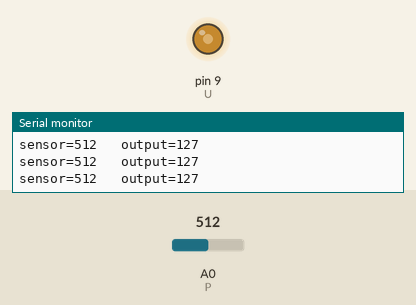
A sketch run on a simulated Arduino Uno, built with avr-gcc and run on an emulated ATmega328P. On the bench: output pins drawn as LEDs (lit = HIGH), the last lines printed to the serial monitor. The inputs (shaded band) are chosen by the test bench; at power-on: A0 (P) = 512.

Above: at 1.2 s.
1.3 s: A0 (P) set to 106
At 1.9 s:
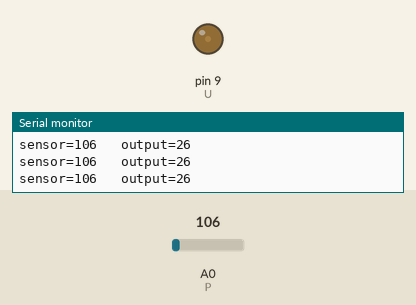
2.8 s: A0 (P) set to 90
At 3.3 s:
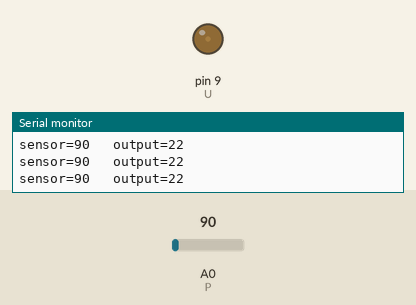
5.8 s: A0 (P) set to 0
At 6.6 s:
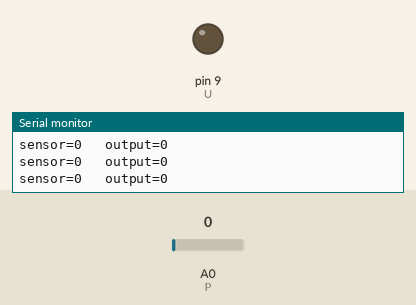
7.3 s: A0 (P) set to 8
At 7.7 s:
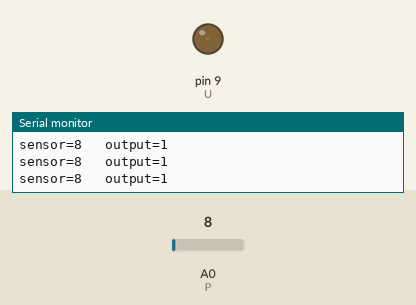
8.8 s: A0 (P) set to 11
At 9.9 s:
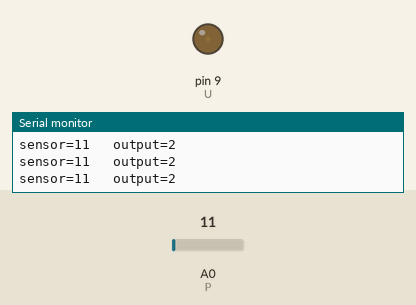
11.8 s: A0 (P) set to 716
At 12.9 s:
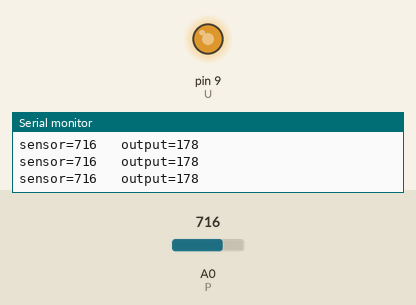
Timing chart, 0 to 14.3 s (numbered marks = the images above; inputs shaded):
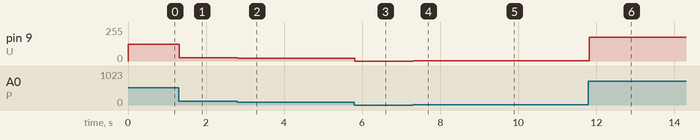

Measured:
- after the input at 1.3 s, pin 9 (U): 127/255 → 26/255 at once
- after the input at 2.8 s, pin 9 (U): 26/255 → 22/255 at once
- after the input at 5.8 s, pin 9 (U): 22/255 → 0/255 at once
- after the input at 7.3 s, pin 9 (U): 0/255 → 1/255 at once
- after the input at 8.8 s, pin 9 (U): 1/255 → 2/255 at once
- after the input at 11.8 s, pin 9 (U): 2/255 → 178/255 at once

The sketch:

uln2003_moter.ino
```cpp
const int P=A0;//电位器输入引脚
const int U=9;
int sensorValue=0;//电位器电压值
int outputValue=0;

void setup() {
Serial.begin(9600);
}

void loop() {
//读取模拟量值
sensorValue=analogRead(P);
outputValue=map(sensorValue,0,1023,0,255);
analogWrite(U,outputValue);
Serial.print("sensor=");
Serial.print(sensorValue);
Serial.print("\t output=");
Serial.println(outputValue);

delay(2);
}
```
